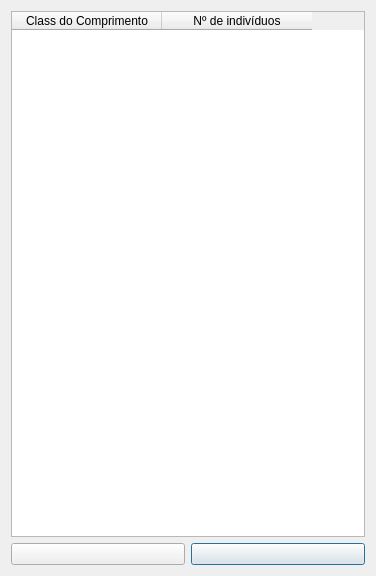
<?xml version="1.0" encoding="UTF-8"?>
<ui version="4.0">
 <class>frmDistComprimento</class>
 <widget class="QDialog" name="frmDistComprimento">
  <property name="geometry">
   <rect>
    <x>0</x>
    <y>0</y>
    <width>376</width>
    <height>576</height>
   </rect>
  </property>
  <property name="windowTitle">
   <string>Composicao</string>
  </property>
  <layout class="QGridLayout" name="gridLayout_2">
   <item row="0" column="0" colspan="2">
    <layout class="QGridLayout" name="gridLayout">
     <item row="1" column="1">
      <widget class="QPushButton" name="PBCancelar">
       <property name="text">
        <string/>
       </property>
       <property name="icon">
        <iconset resource="icons.qrc">
         <normaloff>:/newPrefix/Icons/003-error.png</normaloff>:/newPrefix/Icons/003-error.png</iconset>
       </property>
      </widget>
     </item>
     <item row="1" column="0">
      <widget class="QPushButton" name="PBSalvar">
       <property name="text">
        <string/>
       </property>
       <property name="icon">
        <iconset resource="icons.qrc">
         <normaloff>:/newPrefix/Icons/002-save.png</normaloff>:/newPrefix/Icons/002-save.png</iconset>
       </property>
      </widget>
     </item>
     <item row="0" column="0" colspan="2">
      <widget class="QTableWidget" name="TWComprimentos">
       <property name="gridStyle">
        <enum>Qt::SolidLine</enum>
       </property>
       <attribute name="horizontalHeaderDefaultSectionSize">
        <number>150</number>
       </attribute>
       <column>
        <property name="text">
         <string>Class do Comprimento</string>
        </property>
       </column>
       <column>
        <property name="text">
         <string>Nº de indivíduos</string>
        </property>
       </column>
      </widget>
     </item>
    </layout>
   </item>
  </layout>
 </widget>
 <resources>
  <include location="icons.qrc"/>
 </resources>
 <connections/>
</ui>
